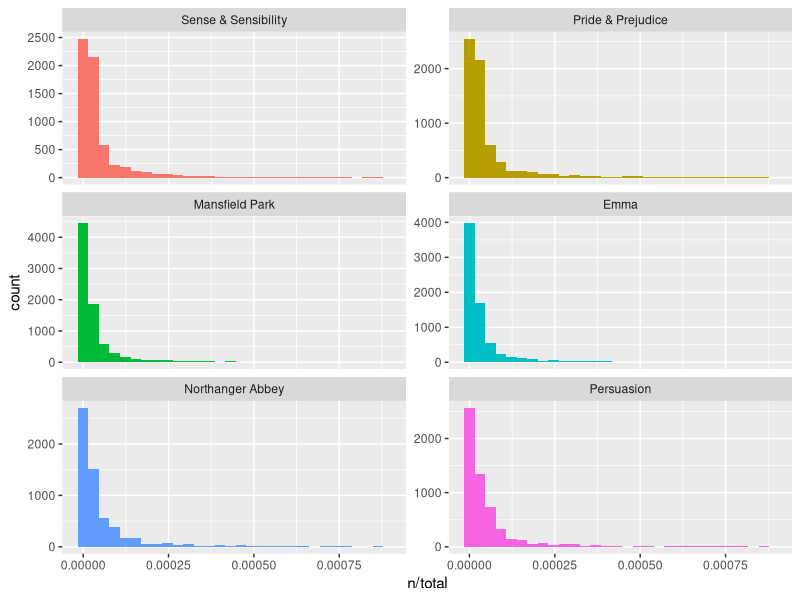
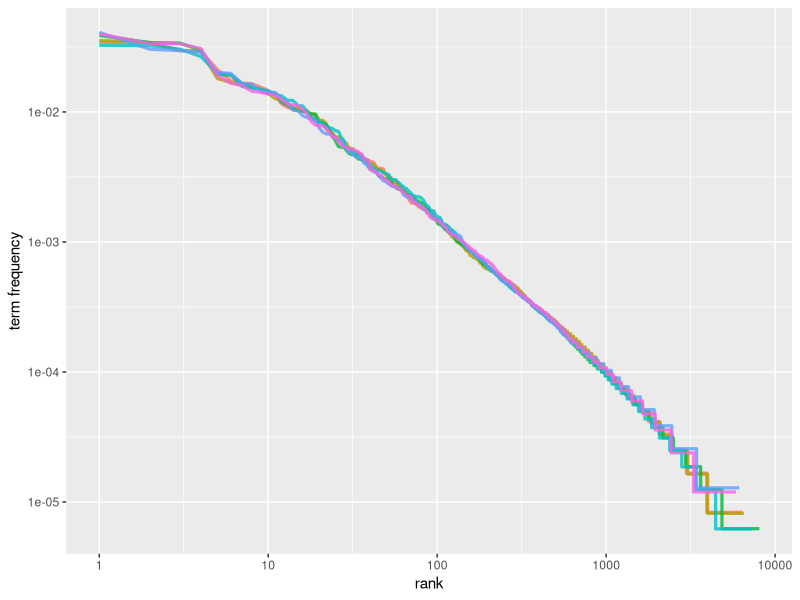
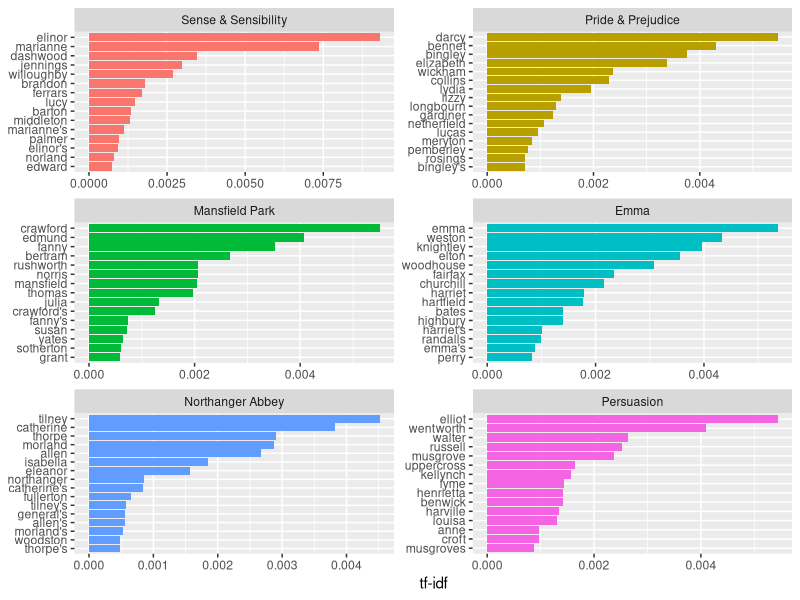
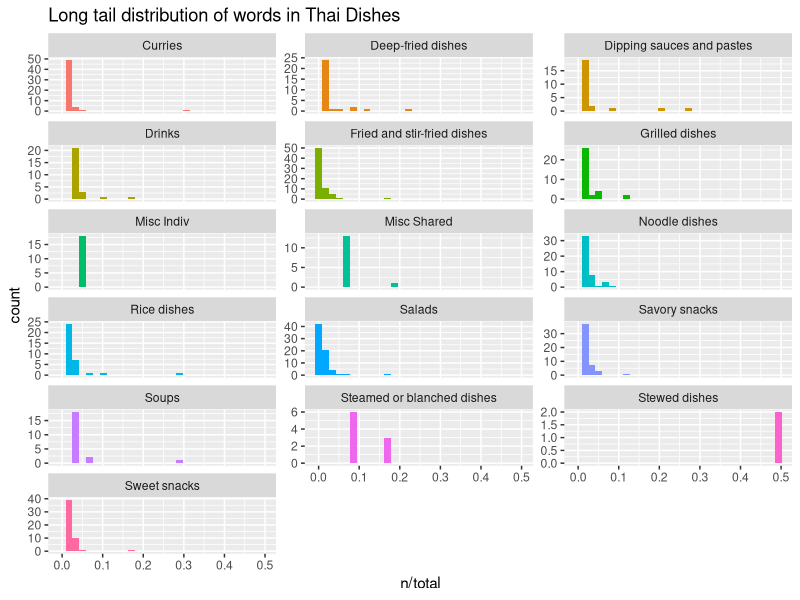
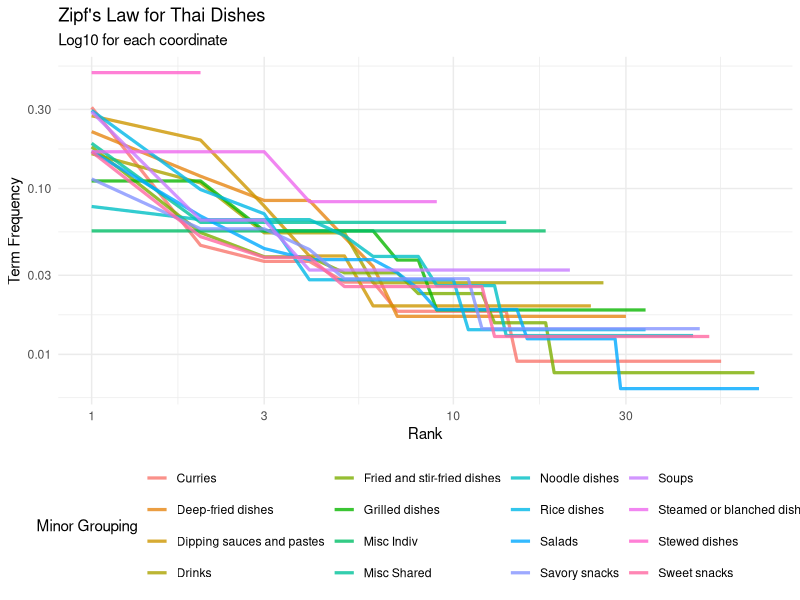
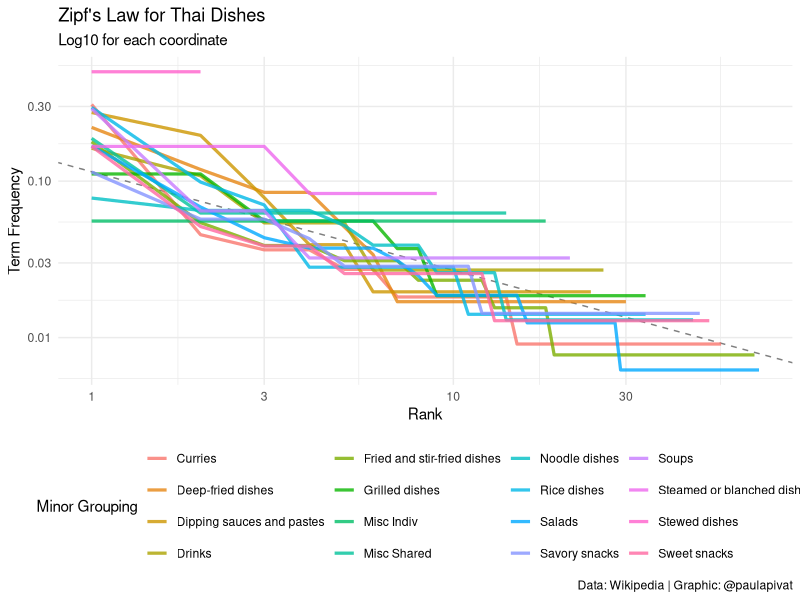
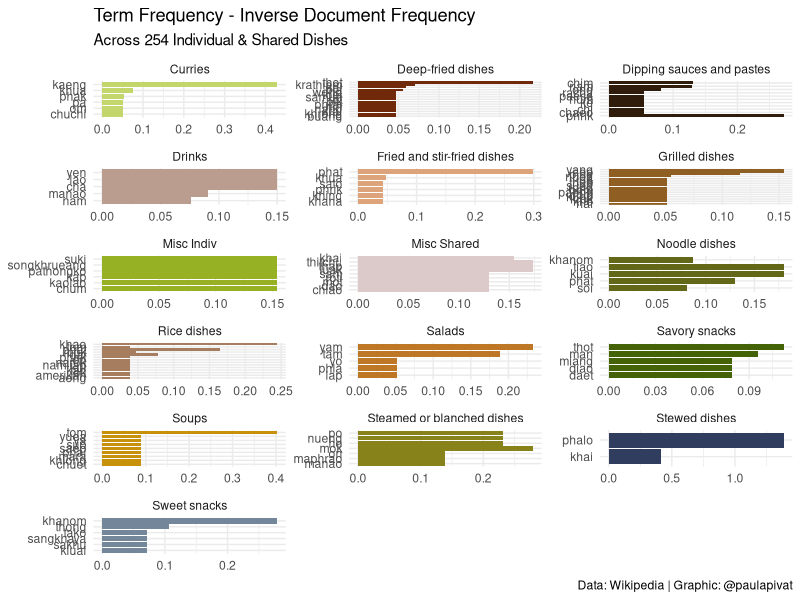

Generate these figures, in order, with R:
# select libraries from tidyverse
library(dplyr)
library(readr)
library(ggplot2)
library(forcats)

library(tidytext)
library(janeaustenr)

# Term Frequency in Jane Austen's novels ----

book_words <- austen_books() %>%
    unnest_tokens(word, text) %>%
    count(book, word, sort = TRUE)

total_words <- book_words %>% 
    group_by(book) %>% 
    summarize(total = sum(n))

book_words <- left_join(book_words, total_words)

# plot term frequency distribution across Jane Austen novels
ggplot(book_words, aes(n/total, fill = book)) +
    geom_histogram(show.legend = FALSE) +
    xlim(NA, 0.0009) +
    facet_wrap(~book, ncol = 2, scales = "free_y")

# Zipf's Law
freq_by_rank <- book_words %>% 
    group_by(book) %>% 
    mutate(rank = row_number(), 
           `term frequency` = n/total) %>%
    ungroup()


# Visualize Zipf's Law
# Plot Rank on x-axis
# Plot Term Freq on y-axis
# both on logarithmic scales
freq_by_rank %>% 
    ggplot(aes(rank, `term frequency`, color = book)) + 
    geom_line(size = 1.1, alpha = 0.8, show.legend = FALSE) + 
    scale_x_log10() +
    scale_y_log10()

# Find Exponent of Power Law for Middle Section of Jane Austen Rank range
rank_subset <- freq_by_rank %>% 
    filter(rank < 500,
           rank > 10)

lm(log10(`term frequency`) ~ log10(rank), data = rank_subset)

# The bind_tf_idf() function
# Calculating tf-idf finds words that are important in a text, but not too common

book_tf_idf <- book_words %>%
    bind_tf_idf(word, book, n)

# Terms with high tf-idf in Jane Austen's works
book_tf_idf %>%
    select(-total) %>%
    arrange(desc(tf_idf))


# Visualize High tf-idf words from Jane Austen's works
book_tf_idf %>%
    group_by(book) %>%
    slice_max(tf_idf, n = 15) %>%
    ungroup() %>%
    ggplot(aes(tf_idf, fct_reorder(word, tf_idf), fill = book)) +
    geom_col(show.legend = FALSE) +
    facet_wrap(~book, ncol = 2, scales = "free") +
    labs(x = "tf-idf", y = NULL)








# Term Frequency in Thai Dishes ----

# book_words = word frequency across each minor grouping
# total_words = total words in each minor grouping

# read in data from another directory (web_scraping)
df <- read_csv("../web_scraping/edit_thai_dishes.csv")

# (minor)_grouping words
minor_grouping_words <- df %>%
    select(Thai_name, Thai_script, minor_grouping) %>%
    unnest_tokens(word, Thai_name) %>%   # can substitute ngrams for word
    count(word, minor_grouping, sort = TRUE) 

total_word_per_group <- minor_grouping_words %>%
    group_by(minor_grouping) %>%
    summarize(total = sum(n))

thai_dish_join <- left_join(minor_grouping_words, total_word_per_group)

# plot term frequency distribution across Thai Dish Groupings
# Term Frequency: The number of times a word appears in a minor_grouping (thai dishes)
# divided by the total number of terms (words) in that novel (n/total)

ggplot(thai_dish_join, aes(x = n/total, fill = minor_grouping)) +
    geom_histogram(show.legend = FALSE) +
    #xlim(NA, 0.0009) +
    facet_wrap(~minor_grouping, ncol = 3, scales = "free_y") +
    labs(
        title = "Long tail distribution of words in Thai Dishes"
    )

# Zipf's Law (Thai Dishes) ----

freq_by_rank_thai <- thai_dish_join %>%
    group_by(minor_grouping) %>%
    mutate(
        rank = row_number(),
        `term frequency` = n/total
    ) %>%
    ungroup()

# Visualize Zipf's Law (Thai Dishes)
# Rank on x-axis
# Term Freq on y-axis
# NOTE: Interesting to see Zipf's law playout

freq_by_rank_thai %>%
    ggplot(aes(x = rank, y = `term frequency`, color = minor_grouping)) +
    geom_line(size = 1.1, alpha = 0.8, show.legend = TRUE) +
    scale_x_log10() +
    scale_y_log10() +
    theme_minimal() +
    theme(
        legend.position = 'bottom',
        ) +
    labs(
        title = "Zipf's Law for Thai Dishes",
        subtitle = "Log10 for each coordinate",
        y = "Term Frequency",
        x = "Rank",
        color = "Minor Grouping"
        )


# Find Exponent of Power Law for Middle Section of Thai Dishes Rank range (btwn 3-10)

rank_subset_thai <- freq_by_rank_thai %>%
    filter(rank < 10,
           rank > 3)

# NOT QUITE an illustration of Zipf's law (-1 vs -0.63)
lm(log10(`term frequency`) ~ log10(rank), data = rank_subset_thai)

# Plot fitted power law with data 
freq_by_rank_thai %>%
    ggplot(aes(x = rank, y = `term frequency`, color = minor_grouping)) +
    geom_abline(intercept = -0.94, slope = -0.63, color = 'gray50', linetype = 2) +
    geom_line(size = 1.1, alpha = 0.8, show.legend = TRUE) +
    scale_x_log10() +
    scale_y_log10() +
    theme_minimal() +
    theme(legend.position = 'bottom') +
    labs(
        title = "Zipf's Law for Thai Dishes",
        subtitle = "Log10 for each coordinate",
        y = "Term Frequency",
        x = "Rank",
        color = "Minor Grouping",
        caption = "Data: Wikipedia | Graphic: @paulapivat"
    )


# The bind_tf_idf() function ----

thai_dish_tf_idf <- thai_dish_join %>%
    bind_tf_idf(word, minor_grouping, n)

# Terms with high tf-idf in Thai dishes 
# Observation: even though mu is the most common term, the tf_idf doesn't consider it
# important for each of the food groups
# e.g., 'kaeng' is more important to Curries than 'mu' is to various dishes

thai_dish_tf_idf %>%
    select(-total) %>%
    arrange(desc(tf_idf))

# Visualize High tf-idf words in Thai Dishes
# Thai Dish Color Palette source: https://colorpalette.org/color-ideas/thai-food/

thai_dish_tf_idf %>%
    group_by(minor_grouping) %>%
    slice_max(tf_idf, n = 5) %>%
    ungroup() %>%
    ggplot(aes(x = tf_idf, y = fct_reorder(word, tf_idf), fill = minor_grouping)) +
    geom_col(show.legend = FALSE) +
    facet_wrap(~minor_grouping, ncol = 3, scales = 'free') +
    theme_minimal() +
    scale_fill_manual(values = c(
        "#c3d66b",
        "#70290a",
        "#2f1c0b",
        "#ba9d8f",
        "#dda37b",
        "#8f5e23",
        "#96b224",
        "#dbcac9",
        "#626817",
        "#a67e5f",
        "#be7825",
        "#446206",
        "#c8910b",
        "#88821b",
        "#313d5f",
        "#73869a"
    )) +
    labs(
        x = NULL, 
        y = NULL,
        title = "Term Frequency - Inverse Document Frequency",
        subtitle = "Across 254 Individual & Shared Dishes",
        caption = "Data: Wikipedia | Graphic: @paulapivat"
    )


# SUMMARY ----

# Using Term Frequency and Inverse Document Frequency allows us to 
# find words that are characteristic for one document 
# within a collection of documents (minor grouping of Thai dishes)

# explore Frequency on it's own gives us insight into which ingredient
# or raw material is used most frequently in a collection of Thai dishes

# tf-idf from {tidytext} allows us to see which ingredients or raw materials
# are important in a grouping within a collection of groupings
